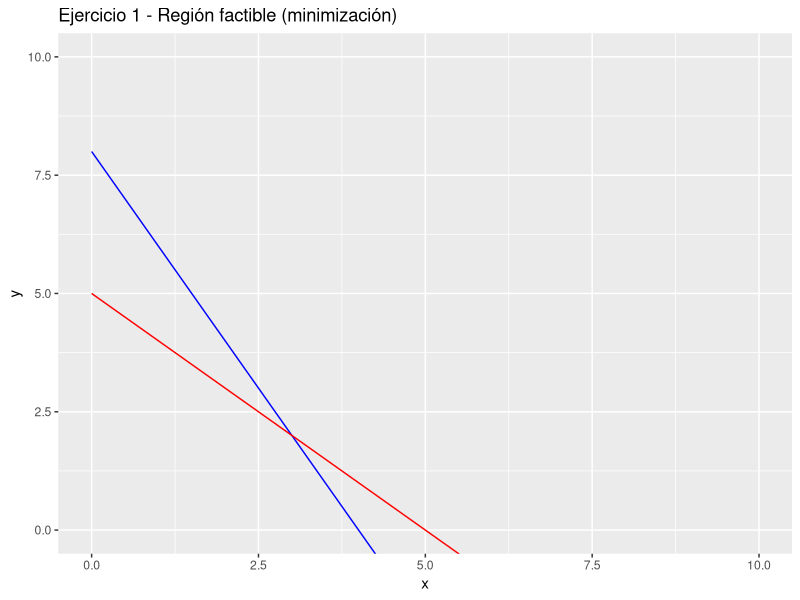

Generate this figure with R:
library(lpSolve)
library(ggplot2)

# Modelo
f.obj <- c(4, 6)
f.con <- matrix(c(2,1,
                  1,1), nrow=2, byrow=TRUE)
f.rhs <- c(8, 5)
f.dir <- c(">=", ">=")

sol1 <- lp("min", f.obj, f.con, f.dir, f.rhs)
cat("Ejercicio 1 - Solución (x,y):", sol1$solution, "\n")
cat("Valor óptimo Z =", sol1$objval, "\n")

# Graficar restricciones
x <- seq(0,10,0.1)
y1 <- (8 - 2*x)     # 2x + y >= 8
y2 <- (5 - x)       # x + y >= 5

df <- data.frame(x,y1,y2)

ggplot() +
  geom_line(data=df,aes(x=x,y=y1),color="blue") +
  geom_line(data=df,aes(x=x,y=y2),color="red") +
  coord_cartesian(xlim=c(0,10), ylim=c(0,10)) +
  labs(title="Ejercicio 1 - Región factible (minimización)", x="x", y="y")
